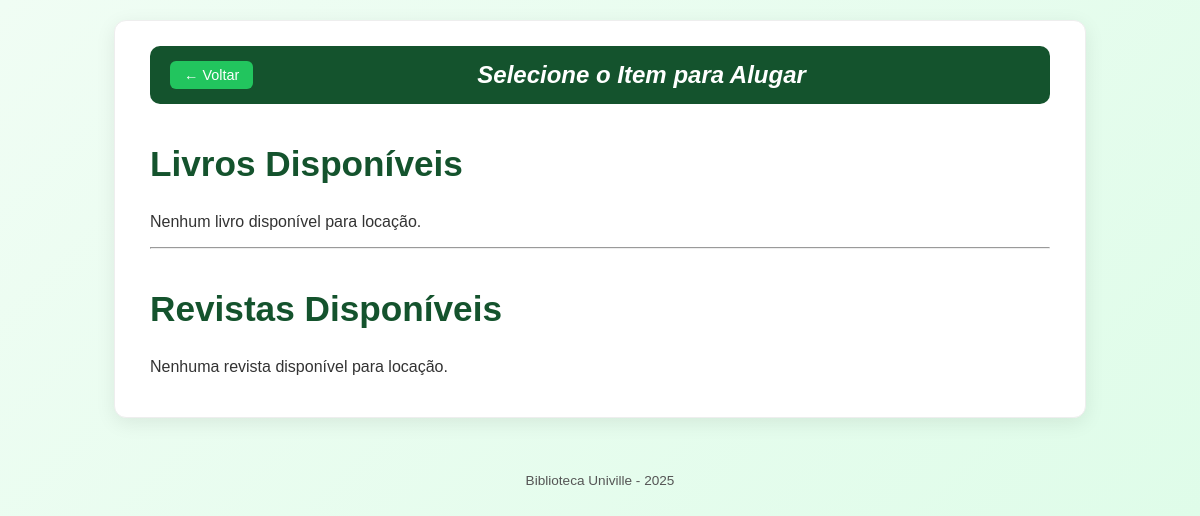
Page /locacao on the earlier database version.
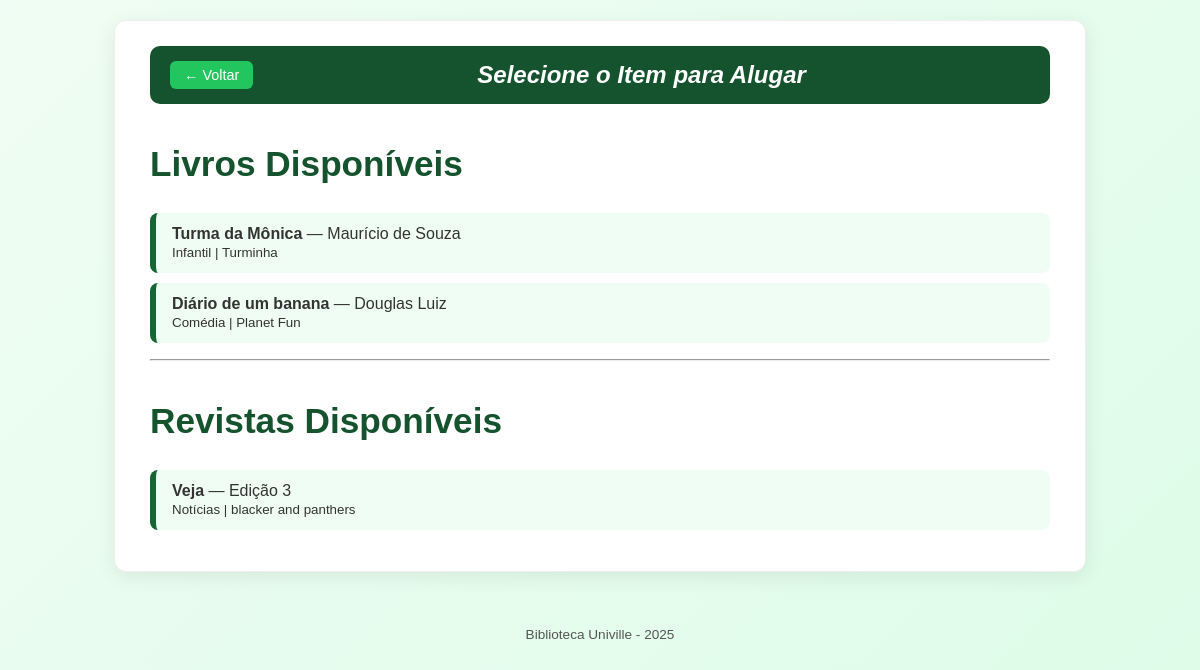
Same page on the later database version.
### database.py (models this page shows, shortened)
class Material(db.Model):
    __tablename__ = 'acervo'
    id = db.Column(db.Integer, primary_key=True)
    tipo = db.Column(db.String(50))   # 'Livro' ou 'Revista'
    titulo = db.Column(db.String(200), nullable=False)
    categoria = db.Column(db.String(100))
    editora = db.Column(db.String(100))
    autor = db.Column(db.String(100))
    edicao = db.Column(db.Integer)
    disponivel = db.Column(db.Boolean, default=True)
    emprestimos = db.relationship("Emprestimo", back_populates="material")

### app/routes.py (the view)
@bp.route('/locacao')
def locacao():
    materiais_disponiveis = db.session.execute(
        db.select(Material).filter_by(disponivel=True)
    ).scalars().all()
    livros = [m for m in materiais_disponiveis if m.tipo == 'Livro']
    revistas = [m for m in materiais_disponiveis if m.tipo == 'Revista']
    return render_template('locacao.html', livros=livros, revistas=revistas)

### app/templates/locacao.html (shortened to what this page needs)
<!DOCTYPE html>
<html lang="pt-BR">
<head>
    <link rel="stylesheet" href="{{ url_for('static', filename='locacao.css') }}">
</head>
<body id="corpo">
    <div class="container">
        <nav id="menu">
            <div class="menu-topo">
                <a href="{{ url_for('main.index') }}" id="botaoVoltar">← Voltar</a>
                <h1 id="titulo">Selecione o Item para Alugar</h1>
            </div>
        </nav>
        <h2 id="cabecalhoLivros">Livros Disponíveis</h2>
        {% if livros %}
            <ul>
                {% for livro in livros %}
                    <li>
                        <a href="{{ url_for('main.locacao_selecionar_cliente', material_id=livro.id) }}">
                            <strong>{{ livro.titulo }}</strong> — {{ livro.autor }}
                            <br>
                            <small>{{ livro.categoria }} | {{ livro.editora }}</small>
                        </a>
                    </li>
                {% endfor %}
            </ul>
        {% else %}
            <p>Nenhum livro disponível para locação.</p>
        {% endif %}
        <hr>
        <h2 id="cabecalhoRevistas">Revistas Disponíveis</h2>
        {% if revistas %}
            <ul>
                {% for revista in revistas %}
                    <li>
                        <a href="{{ url_for('main.locacao_selecionar_cliente', material_id=revista.id) }}">
                            <strong>{{ revista.titulo }}</strong> — Edição {{ revista.edicao }}
                            <br>
                            <small>{{ revista.categoria }} | {{ revista.editora }}</small>
                        </a>
                    </li>
                {% endfor %}
            </ul>
        {% else %}
            <p>Nenhuma revista disponível para locação.</p>
        {% endif %}
    </div>
    <footer id="rodape">Biblioteca Univille - 2025</footer>
</body>
</html>

Differences in the rows shown:
added Material: titulo "Turma da Mônica", autor "Maurício de Souza", categoria "Infantil", editora "Turminha", shown under "Livros Disponíveis"
added Material: titulo "Diário de um banana", autor "Douglas Luiz", categoria "Comédia", editora "Planet Fun", shown under "Livros Disponíveis"
added Material: titulo "Veja", edicao "3", categoria "Notícias", editora "blacker and panthers", shown under "Revistas Disponíveis"
Other differences:
text no longer shown: "Nenhum livro disponível para locação. Nenhuma revista disponível para locação."
